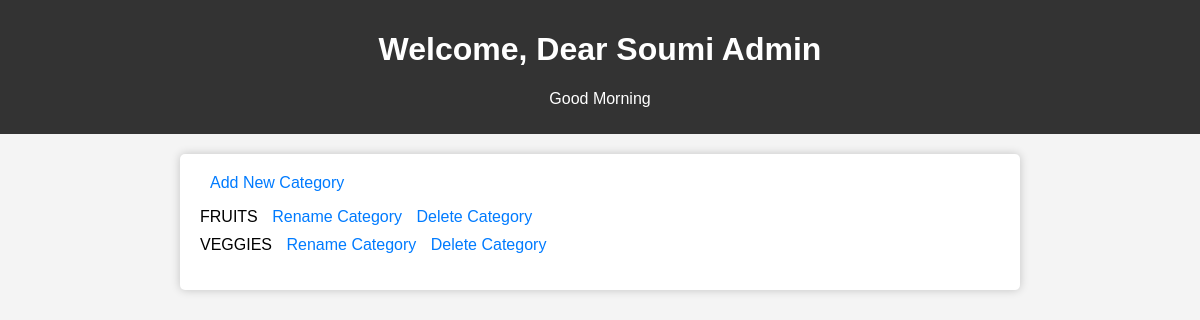
Before: /admin_dashboard with the older database file.
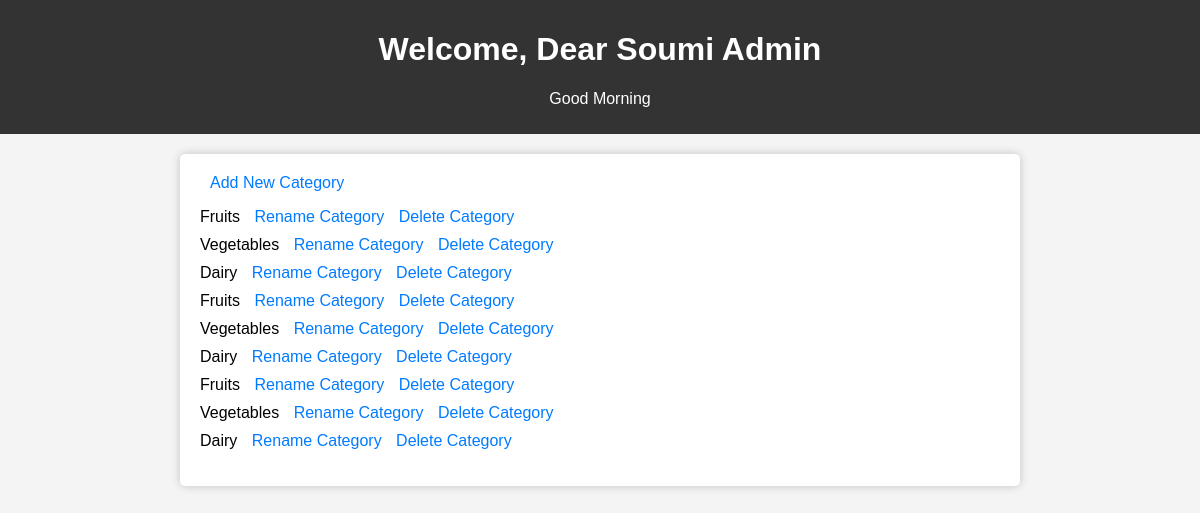
After: the same page with the newer database file.
### main.py (models this page shows)
class Section(db.Model):
        id = db.Column(db.Integer, primary_key = True, autoincrement=True)
        name = db.Column(db.String(200), nullable = False)
        products = relationship('Product', backref='section', lazy=True)

### main.py (the view)
@app.route('/admin_dashboard')
def admin_dashboard():
    section=Section.query.all()
    return render_template('admin_dashboard.html',blahblah=section)

### templates/admin_dashboard.html (shortened to what this page needs)
<!DOCTYPE html>
<html lang="en">
<head>
</head>
<body>
    <header>
        <h1>Welcome, Dear Soumi Admin</h1>
        <p>Good Morning</p>
    </header>
    <div class="container">
        <a href="/add_category">Add New Category</a>
        <ul>
            {% for blah in blahblah %}
                <li>
                    {{ blah.name }}
                    <a href="/rename_category/{{ blah['id'] }}">Rename Category</a>
                    <a href="/delete_category/{{ blah['id'] }}">Delete Category</a>
                </li>
            {% endfor %}
        </ul>
    </div>
</body>
</html>

### templates/admin_dashboard.html (style rules this page uses)
body { font-family: Arial, sans-serif; margin: 0; padding: 0; background-color: #f4f4f4; }
header { background-color: #333; color: #fff; text-align: center; padding: 10px; }
.container { max-width: 800px; margin: 20px auto; padding: 20px; background-color: #fff; border-radius: 5px; box-shadow: 0 0 10px rgba(0, 0, 0, 0.2); }
ul { list-style: none; padding: 0; }
li { margin: 10px 0; }
a { text-decoration: none; color: #007BFF; margin-left: 10px; }

Changed rows visible on the page:
changed Section (number 1 of 9 on the later page): name "FRUITS" → "Fruits"
changed Section (number 2 of 9 on the later page): name "VEGGIES" → "Vegetables"
added Section: name "Dairy"
added Section: name "Fruits"
added Section: name "Vegetables"
added Section: name "Dairy"
added Section: name "Fruits"
added Section: name "Vegetables"
added Section: name "Dairy"
